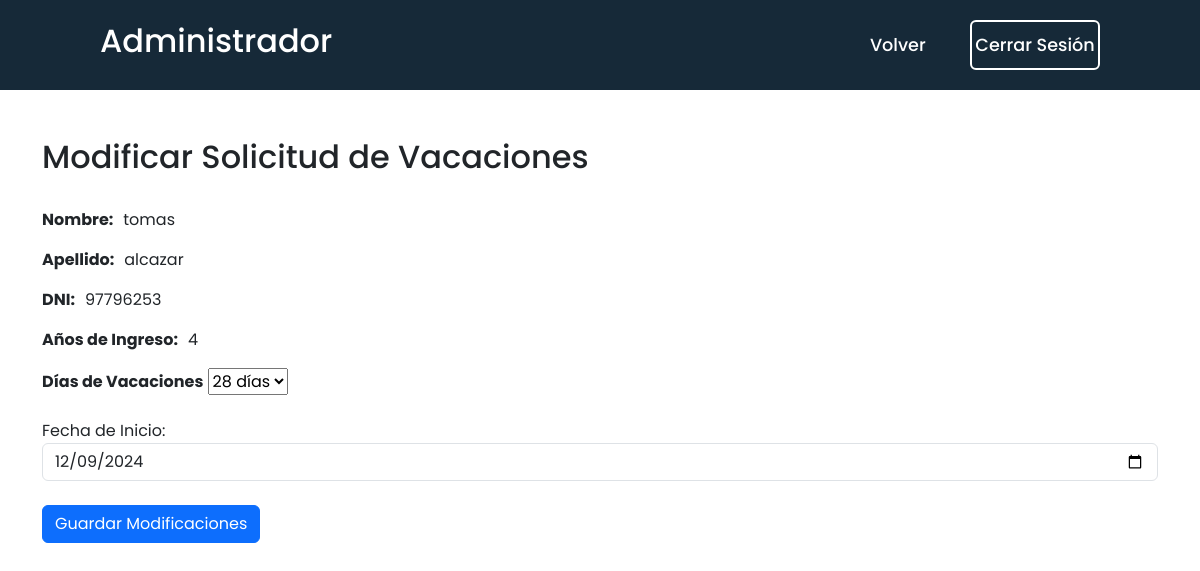
The page /editarvacaciones.php?id=1 (signed in) on the database its author committed.
### tables this page shows
CREATE TABLE `solicitudes_vacaciones` (
  `id` int(11) NOT NULL,
  `empleado_id` int(11) NOT NULL,
  `fecha_inicio` date NOT NULL,
  `fecha_end` date DEFAULT NULL,
  `fecha_act` date DEFAULT NULL,
  `days` int(50) NOT NULL,
  `estado` varchar(30) NOT NULL
);

CREATE TABLE `empleados` (
  `id` int(11) NOT NULL,
  `name` varchar(30) NOT NULL,
  `lastname` varchar(30) NOT NULL,
  `dni` int(10) NOT NULL,
  `telefono` int(30) NOT NULL,
  `nacionalidad` varchar(50) NOT NULL,
  `localidad` varchar(50) NOT NULL,
  `anios_ingreso` int(5) NOT NULL
);

### editarvacaciones.php (the view, shortened to what this page needs)
<?php
require 'conexionbd.php';
if (isset($_GET["id"])) {
    $vacationId = $_GET["id"];
} else {
    header("Location: solicitudesVacaciones_administrador.php");
    exit;
}
$query = "SELECT sv.days, sv.fecha_inicio, e.name, e.lastname, e.dni, e.anios_ingreso FROM solicitudes_vacaciones sv
          INNER JOIN empleados e ON sv.empleado_id = e.id
          WHERE sv.id = ?";
$stmt = $conn->prepare($query);
$stmt->bind_param("i", $vacationId);
$stmt->execute();
$result = $stmt->get_result();
if ($result->num_rows > 0) {
    $vacationData = $result->fetch_assoc();
    $employeeName = $vacationData["name"];
    $employeeLastname = $vacationData["lastname"];
    $employeeDNI = $vacationData["dni"];
    $employeeAnios_ingreso = $vacationData["anios_ingreso"];
    $vacationFechaInicio = $vacationData["fecha_inicio"];
} else {
    echo "<script>alert('Solicitud de vacaciones no encontrada.');</script>";
    header("Location: mostrarTodasVacaciones.php");
    exit;
}
?>
<!DOCTYPE html>
<html lang="en">
<head>
    <link href="https://cdn.jsdelivr.net/npm/bootstrap@5.3.1/dist/css/bootstrap.min.css" rel="stylesheet">
    <link rel="stylesheet" href="css/editar-asignar_vacaciones.css">
</head>
<body>
<header>
    <h2 class="logo">
    <?php
        if (isset($_SESSION["nombre"])) {
            echo $_SESSION["nombre"];
        } else {
            echo "Administrador";
        }
    ?>
    </h2>
    <nav class="navigation">
    <a href="solicitudesVacaciones_administrador.php">Volver</a>
        <button class="btnLogin-poput" onclick="window.location.href='logout.php'">Cerrar Sesión</button>
    </nav>
</header>
    <div class="container mt-5">
        <h2>Modificar Solicitud de Vacaciones</h2><br>
        <p><b>Nombre:</b><span class="pad"><?php echo $employeeName; ?></span></p>
        <p><b>Apellido:</b><span class="pad"><?php echo $employeeLastname; ?></span></p>
        <p><b>DNI:</b><span class="pad"><?php echo $employeeDNI; ?></span></p>
        <p><b>Años de Ingreso:</b><span class="pad"><?php echo $employeeAnios_ingreso; ?></span></p>
        <form method="post">
            <div class="input-box">
                <label for="days"><b>Días de Vacaciones</b></label>
                <select id="days" name="days">
                </select>
            </div><br>
            <div class="form-group">
                <label for="fecha_inicio">Fecha de Inicio:</label>
                <input type="date" class="form-control" id="fecha_inicio" name="fecha_inicio" required min="<?php echo date('Y-m-d'); ?>" value="<?php echo $vacationFechaInicio; ?>">
            </div><br>
            <button type="submit" class="btn btn-primary" name="modificar">Guardar Modificaciones</button>
        </form>
    </div>
</body>
</html>

### css/editar-asignar_vacaciones.css (style rules this page uses)
* { margin: 0; padding: 0; box-sizing: border-box; font-family: 'Poppins', sans-serif; }
header { position: flex; top: 0; left: 0; width: 100%; padding: 20px 100px; background-color: #162938; display: flex; justify-content: space-between; align-items: center; z-index: 99; }
.logo { font-size: 2em; color: white; user-select: none; }
.navigation a { position: relative; font-size: 1.1em; color: #fff; text-decoration: none; font-weight: 500; margin-left: 40px; }
.navigation a::after { content: ''; position: absolute; left: 0; bottom: -6px; width: 100%; height: 3px; background-color: #fff; transform-origin: right; border-radius: 5px; transform: scaleX(0); transition: transform .5s; }
.navigation .btnLogin-poput { width: 130px; height: 50px; background-color: transparent; border: 2px solid #fff; outline: none; border-radius: 6px; cursor: pointer; font-size: 1.1em; color: #fff; font-weight: 500; margin-left: 40px; }
.pad { padding-left: 10px; }

### rows shown on the page
solicitudes_vacaciones: empleado.name "tomas", empleado.lastname "alcazar", empleado.dni "97796253", empleado.anios_ingreso "4", fecha_inicio "12/09/2024"
